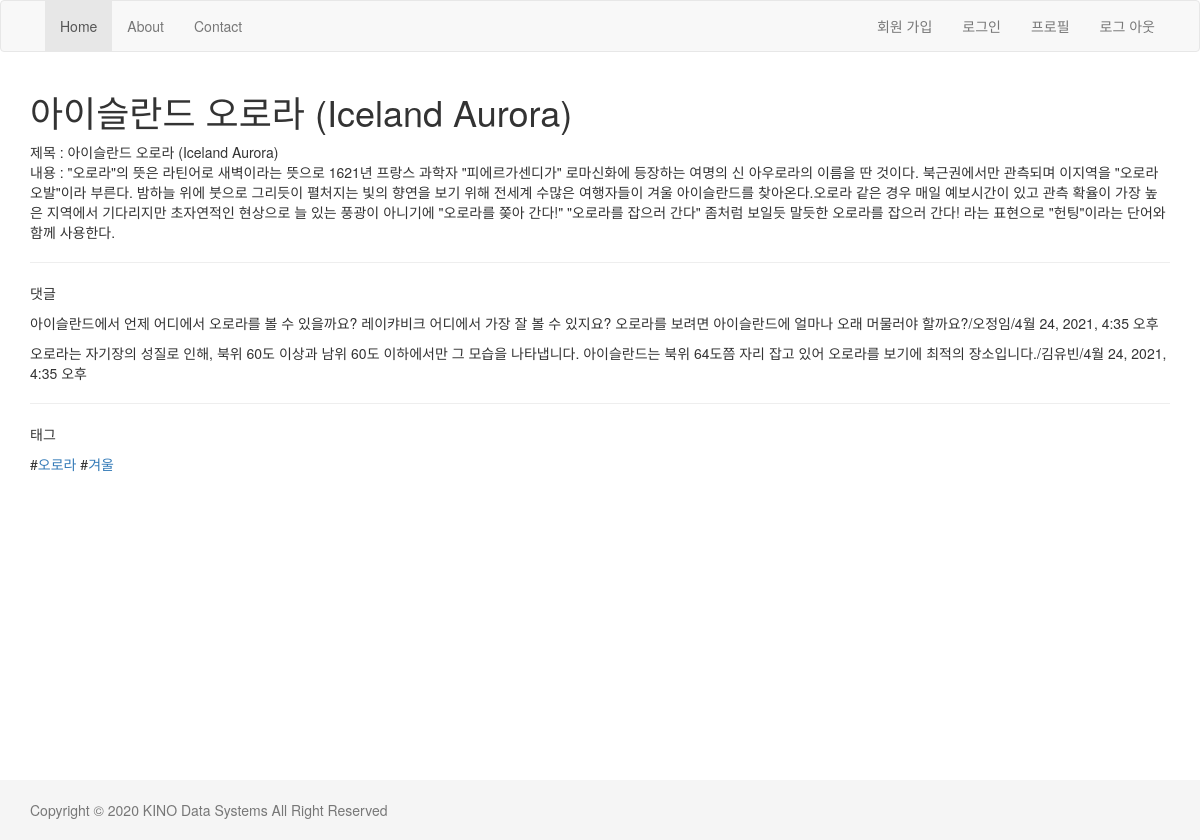
Page /blog/1/ on the committed database.
### blog/models.py (models this page shows, shortened)
class Post(models.Model):
    REGION_CHOICE = (
                        ('Africa','아프리카'),
                        ('Europe','유럽'),
                        ('Oceania','오세아니아'),
                        ('Asia','아시아'),
                        ('North America','북아메리카'),
                        ('South America','남아메리카'),
                        )
    title = models.CharField('제목', max_length=250)
    body = models.TextField('내용')
    region = models.CharField('지역',max_length=20,choices=REGION_CHOICE, default='Asia')
    tag = models.ManyToManyField('Tag')
    created = models.DateField(auto_now_add=True)
    updated = models.DateTimeField(auto_now=True)
    class Meta:
        ordering = ['-id']

class Comment(models.Model):
    post = models.ForeignKey(Post, on_delete=models.CASCADE, related_name='comments')
    author = models.CharField(max_length=20)
    message = models.TextField()
    created = models.DateField(auto_now_add=True)
    updated = models.DateTimeField(auto_now=True)
    deleted = models.BooleanField(default=False)

class Tag(models.Model):
    name = models.CharField(max_length=50, unique=True)

### blog/views.py (the view)
# urls.py: path('<int:id>/', views.detail),
def detail(request, id):
    post = get_object_or_404(Post, id=id)
    comment_all = post.comments.all()
    tag_list = post.tag.all()
    return render(request, 'blog/detail.html', {'post': post, 'comment_all':comment_all, 'tag_list':tag_list})

### blog/templates/blog/detail.html (shortened to what this page needs)
{% extends "layout.html" %}
{% block content %}
    <h1>{{post.title}}</h1>
    제목 : {{post.title}} <br>
    내용 : {{post.body}} <br>
    <hr>
    <p>댓글</p>
    {% for comment in comment_all %}
        <p>{{comment.message}}/{{comment.author}}/{{comment.updated}}</p>
    {% empty %}
        댓글이 존재하지 않습니다.
    {% endfor %}
    <hr>
    <p>태그</p>
    {% for tag in tag_list %}
        #<a href="/blog/tag/{{tag.id}}">{{tag.name}}</a>
    {% endfor %}
{% endblock %}

### templates/layout.html (style rules this page uses)
html { position: relative; min-height: 100% }
body { margin-bottom: 60px }

### rows in the picture
Post: title "아이슬란드 오로라 (Iceland Aurora)", body "\"오로라\"의 뜻은 라틴어로 새벽이라는 뜻으로 1621년 프랑스 과학자 \"피에르가센디가\" 로마신화에 등장하는 여명의 신 아우로라의 이름을 딴 것이다. 북근권에서만 관측되며 이지역을 \"오로라 오발\"이라 부른다. 밤하늘 위에 붓으로 그리듯이 펼처지는 빛의 향연을 보기 위해 전세계 수많은 여행자들이 겨울 아이슬란드를 찾아온다.오로라 같은 경우 매일 예보시간이 있고 관측 확율이 가장 높은 지역에서 기다리지만 초자연적인 현상으로 늘 있는 풍광이 아니기에 \"오로라를 쫒아 간다!\" \"오로라를 잡으러 간다\" 좀처럼 보일듯 말듯한 오로라를 잡으러 간다! 라는 표현으로 \"헌팅\"이라는 단어와 함께 사용한다."
Comment: message "아이슬란드에서 언제 어디에서 오로라를 볼 수 있을까요? 레이캬비크 어디에서 가장 잘 볼 수 있지요? 오로라를 보려면 아이슬란드에 얼마나 오래 머물러야 할까요?", author "오정임", updated "4월 24, 2021, 4:35 오후"
Comment: message "오로라는 자기장의 성질로 인해, 북위 60도 이상과 남위 60도 이하에서만 그 모습을 나타냅니다. 아이슬란드는 북위 64도쯤 자리 잡고 있어 오로라를 보기에 최적의 장소입니다.", author "김유빈", updated "4월 24, 2021, 4:35 오후"
Tag: name "오로라"
Tag: name "겨울"
